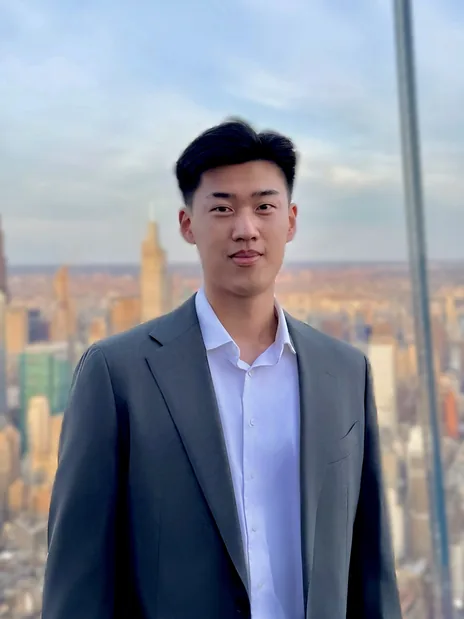
#> input picture assets/headshot-464.webp, 464 x 619 px
$ python -i media.py   (imports and definitions only)
#> lines starting #> are read from the running program, lines starting #| are printed output that depends on the picture
#!/usr/bin/env python3
"""Generate the image derivatives the site actually serves.

Sources stay where they are (the big JPG, the trading PNGs, the 1050-wide
kitchen photos); this writes the sized WebP files that the HTML and manifests
reference. Re-run after adding or replacing a source. Needs Pillow — use the
miniconda python (~/miniconda3/bin/python3).

    python3 tools/media.py headshot assets/headshot2.jpg
    python3 tools/media.py kitchen  assets/kitchen/*.webp          # skips -420/-840 derivatives
    python3 tools/media.py lab      path/to/cover.png ...          # -> assets/lab/<stem>.webp, 960x540, centre-cropped to 16:9
    python3 tools/media.py chart    assets/trading/*.png           # -> assets/trading/<stem>.webp, <=1600 wide
    python3 tools/media.py poster   SRC OUT [WIDTH]                # one file, <=WIDTH wide (default 800)

Sizes are tied to the CSS: the headshot box is 232px (168px on phones), a
kitchen tile is ~200px and a big tile ~410px, a lab card ~400px. Everything is
generated at 2x those so Retina screens get a sharp image and nothing bigger
is ever sent.
"""
import os, sys
from PIL import Image

DERIV = ('-420.webp', '-840.webp')


def load(src):
    im = Image.open(src)
    im.load()                       # read fully so we can overwrite src if asked
    if im.mode not in ('RGB', 'RGBA'):
        im = im.convert('RGB')
    if im.mode == 'RGBA':           # flatten onto white — the site has no transparent art
        bg = Image.new('RGB', im.size, (255, 255, 255))
        bg.paste(im, mask=im.split()[3])
        im = bg
    return im


# [25 lines left out: functions fit_width, crop_ratio, save, not called in this run]


def headshot(src):
    im = load(src)
    for w in (464, 696):
        save(fit_width(im, w), f'assets/headshot-{w}.webp', q=82)


# [32 lines left out: functions kitchen, lab, chart, not called in this run]


def poster(src, out, w=800):
    save(fit_width(load(src), w), out, q=80)


# [10 lines not run here, left out]

>>> import cv2
>>> picture = cv2.imread('../assets/headshot-464.webp', cv2.IMREAD_GRAYSCALE)
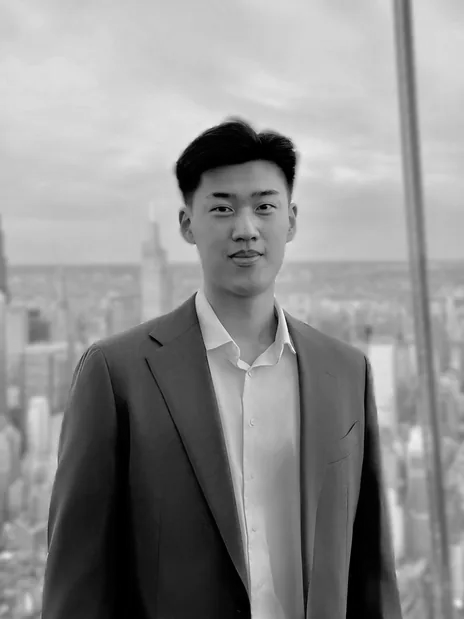
#> picture: shape (619, 464); min 0, max 253, mean 143.2
#> (the run stopped early here; a loop or call above may not have finished)

$ run again, on assets/headshot.jpg
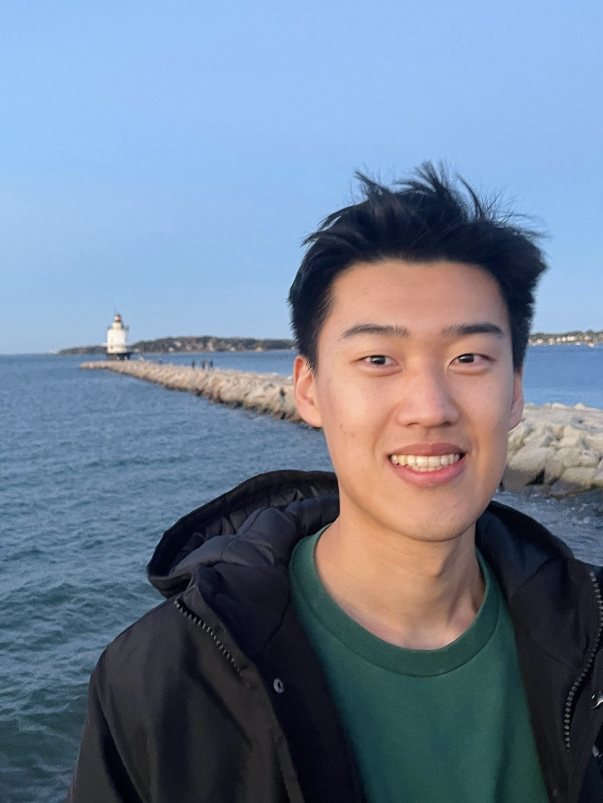
#> input picture assets/headshot.jpg, 1205 x 1606 px (shown at 1/2 size)
#> `picture = cv2.imread('../assets/headshot-464.webp', cv2.IMREAD_GRAYSCA..`:
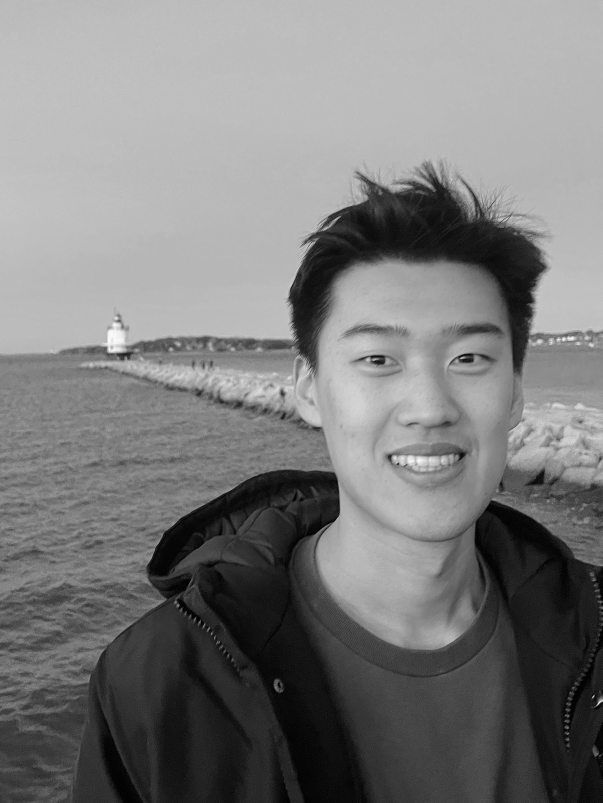
#> picture: shape (1606, 1205) (shown at 1/2 size); min 0, max 254, mean 123.5
